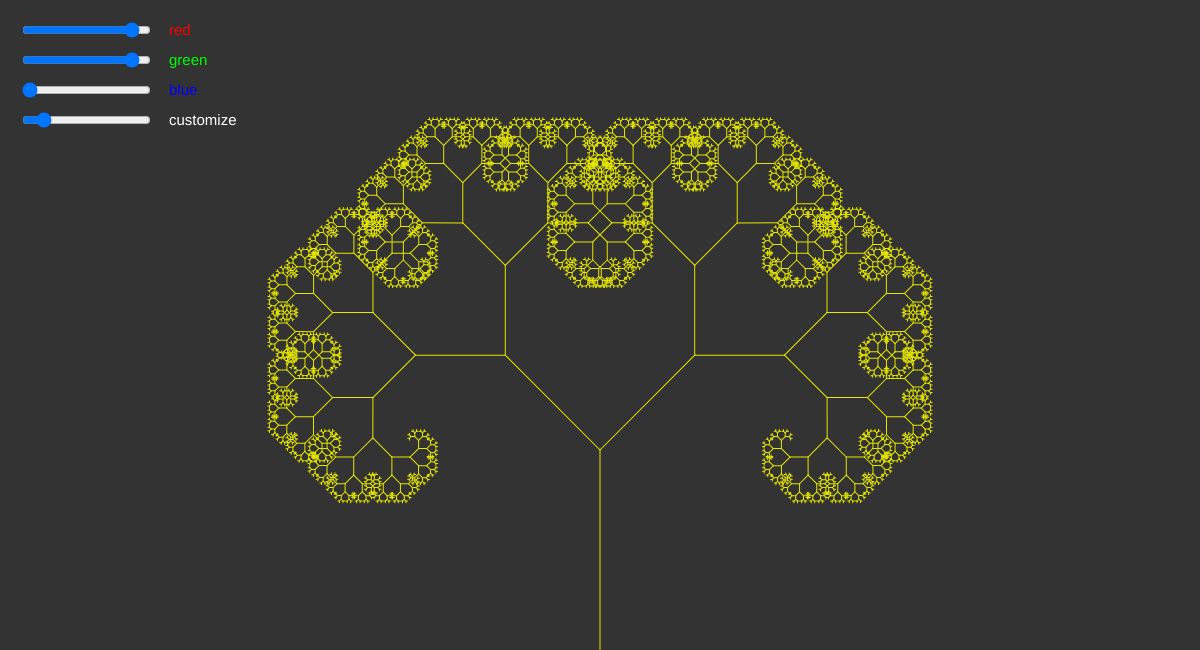
Frame 1 (no input)
Frame 60 (no input): identical to frame 1, image omitted
Frame 120 (the mouse pressed at the canvas centre since frame 60): identical to frame 1, image omitted

The p5.js sketch that drew this single still picture (run headless with seeded random() and noise() and a simulated clock; from frame 60 on, the mouse is pressed at the canvas centre):

// p5.js sketch
// ── sketch.js
var angle = 0;
var slider;
var r,g,b;

function setup() {
  createCanvas(1200, 650);
  textSize(15);
  
  
  slider = createSlider(0, TWO_PI,PI/4,0.001);
  slider.position(20,110);
  r = createSlider(0,255,230,1);
  r.position(20,20);
  g = createSlider(0,255,230,1);
  g.position(20,50);
  b = createSlider(0,255,0,1);
  b.position(20,80);
  
}

function draw() {
  
  background(51);
  noStroke();
  fill(255,0,0);
  text('red', r.x * 2 + r.width, 35);
  fill(0,255,0);
  text('green', g.x * 2 + g.width, 65);
  fill(0,0,255);
  text('blue', b.x * 2 + b.width, 95);
  fill('white');
  text('customize', slider.x * 2 + slider.width, 125);

  
  angle = slider.value();
  stroke(r.value(),g.value(),b.value());
  translate(width/2,height);
  branch(200);
  
}

function branch(len)
{
  line(0,0,0,-len); 
  translate(0,-len);
  
  if(len > 2)
  {
    push();
    rotate(angle);
    branch(len *0.67);
    pop();
    push();
    rotate(-angle);
    branch(len*0.67);
    pop();
  
    
  }
  // line(0,0,0,-len *0.67);
  // rotate(-PI/2);
  // line(0,0,0,-len * 0.67);
  //branch(len * 0.67);
  

}
